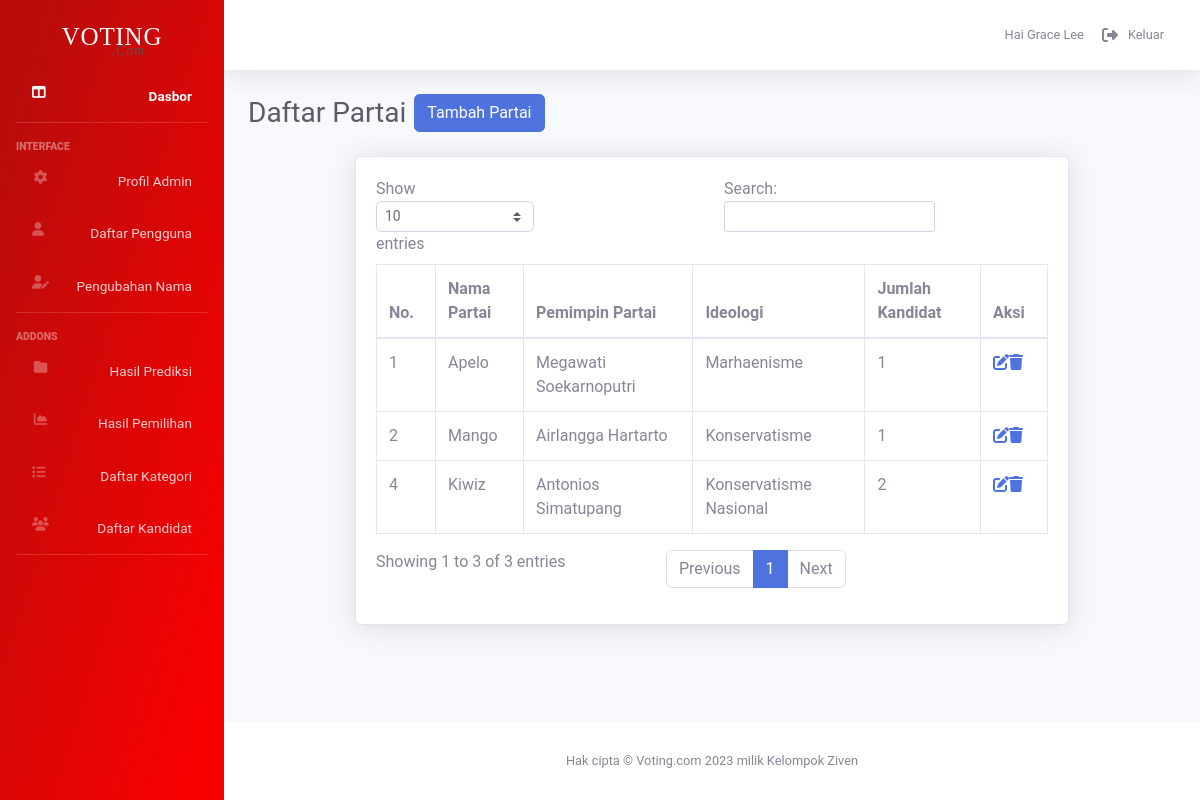
The page /admin/partai.php (signed in) on the database as committed earlier.
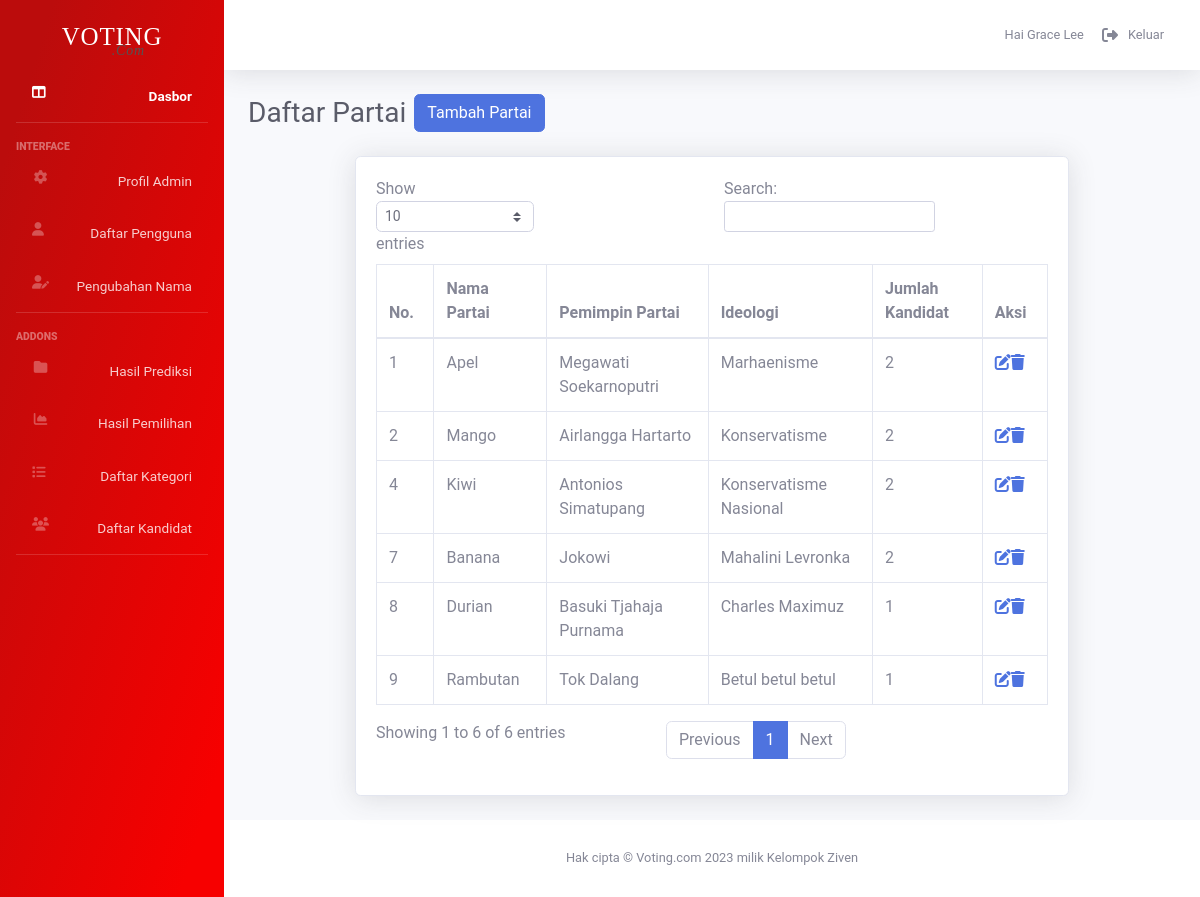
The same page on the database as committed later.
### tables this page shows
CREATE TABLE `partai` (
  `id` int(11) NOT NULL,
  `nama` varchar(100) NOT NULL,
  `pemimpin` varchar(100) NOT NULL,
  `ideologi` varchar(100) NOT NULL
);

### admin/partai.php (the view, shortened to what this page needs)
<!DOCTYPE html>
<html lang="en">
<head>
    <link href="vendor/fontawesome-free/css/all.min.css" rel="stylesheet" type="text/css">
    <link rel="stylesheet" href="https://cdnjs.cloudflare.com/ajax/libs/font-awesome/6.1.1/css/all.min.css" type="text/css">
    <link href="../admin_component/css/adminboots.css" rel="stylesheet">
</head>
<?php include '../admin_component/php/connect.php';?>
<body id="page-top">
    <div id="wrapper">
    <?php include '../admin_component/php/sidenav.php' ?>
<div id="content-wrapper" class="d-flex flex-column">
<div id="content">
<?php include '../admin_component/php/topbar.php' ?>
    <div class="container-fluid">
        <div class="d-sm-flex align-items-center justify-content-start mb-4" style="display: grid;">
            <h1 class="h3 mb-0 text-gray-800">Daftar Partai</h1>
            <h6 class="m-0 ml-2 font-weight-bold text-primary">
            <button onclick="hideShow_update()" class="btn btn-primary">Tambah Partai</button>
            </h6>
        </div>
        <div class="row justify-content-center">
        <div class="card shadow mb-4 w-75">
                        <div class="card-body">
                            <div class="table-responsive">
                                <table class="table table-bordered" id="dataTable" width="100%" cellspacing="0">
                                    <thead>
                                        <tr>
                                            <th>No.</th>
                                            <th>Nama Partai</th>
                                            <th>Pemimpin Partai</th>
                                            <th>Ideologi</th>
                                                <th>Jumlah Kandidat</th>
                                            <th>Aksi</th>
                                        </tr>
                                    </thead>
                                    <tbody>
<?php
    $query ="SELECT * FROM partai";
    $select_partai =  $connect->prepare($query);
    $select_partai -> execute();
    if($select_partai->rowCount()>0){
        while ($fetch_partai= $select_partai ->fetch(PDO::FETCH_ASSOC)){
            $find = $fetch_partai['nama'];
            $query ="SELECT * FROM candidate WHERE partai = '$find'";
            $get_partai = $connect->prepare($query);
            $get_partai -> execute();
            $number_of_candidate = $get_partai ->rowCount();
            ?>
                        <tr>
                            <td><?=$fetch_partai['id']?></td>
                            <td><?=$fetch_partai['nama']?></td>
                            <td><?=$fetch_partai['pemimpin']?></td>
                            <td><?=$fetch_partai['ideologi']?></td>
                            <td><?=$number_of_candidate?></td>
                            <td><a href="update_partai.php?update_partai=<?=$fetch_partai['id']?>"><i class="fa-solid fa-pen-to-square"></i></a><a href="partai.php?delete_partai=<?=$fetch_partai['id']?>" class="" onclick="return confirm('Apakah anda yakin akan menghapus partai ini? Jika dihapus, kandidat dalam partai ini juga akan dihapus!');"><i class="fa-solid fa-trash"></i></a></td>
                         </tr>
                    <?php
        }
    }
?>
                                    </tbody>
                                </table>
                            </div>
                        </div>
                    </div>
    </div>
    </div>
</div>
<?php include '../admin_component/php/footer.php';?>
</div>
</div>
</body>
</html>

Rows that differ between the two databases and show on the page:
changed partai "Megawati Soekarnoputri": nama "Apelo" → "Apel"; number_of_candidate "1" → "2"
computed for partai "Mango": number_of_candidate "1" → "2"
changed partai "Antonios Simatupang": nama "Kiwiz" → "Kiwi"
added partai: id "7", nama "Banana", pemimpin "Jokowi", ideologi "Mahalini Levronka", number_of_candidate "2"
added partai: id "8", nama "Durian", pemimpin "Basuki Tjahaja Purnama", ideologi "Charles Maximuz", number_of_candidate "1"
added partai: id "9", nama "Rambutan", pemimpin "Tok Dalang", ideologi "Betul betul betul", number_of_candidate "1"
Other text that changed with them:
text written by a page script: "Show entries Search: Showing 1 to 3 of 3 entries Previous 1 Next" → "Show entries Search: Showing 1 to 6 of 6 entries Previous 1 Next"
